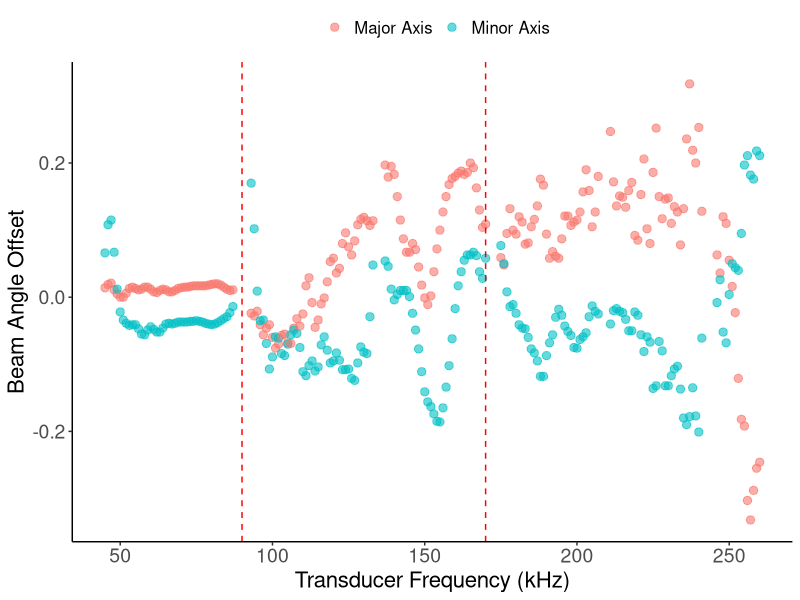
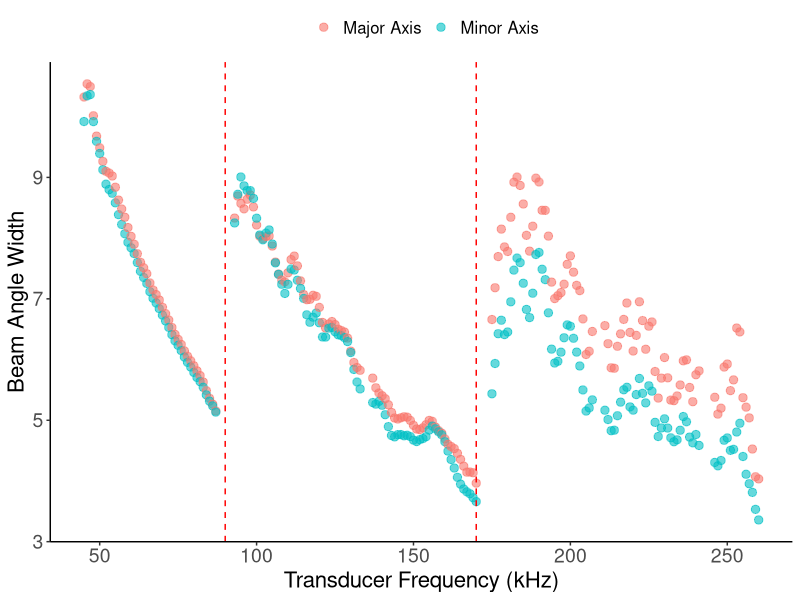
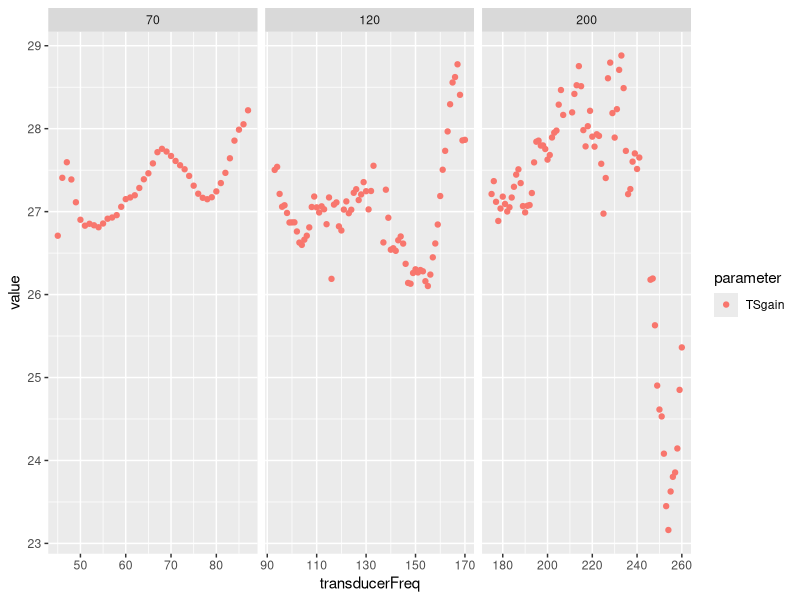
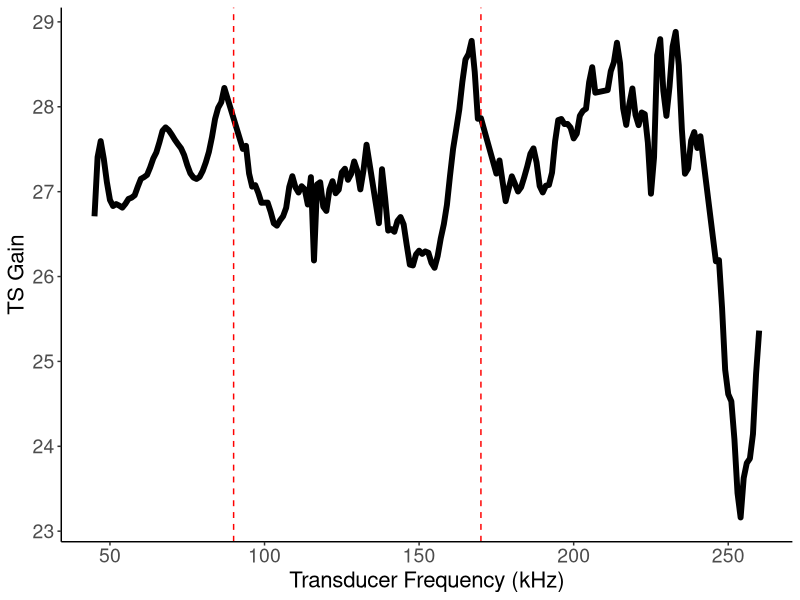
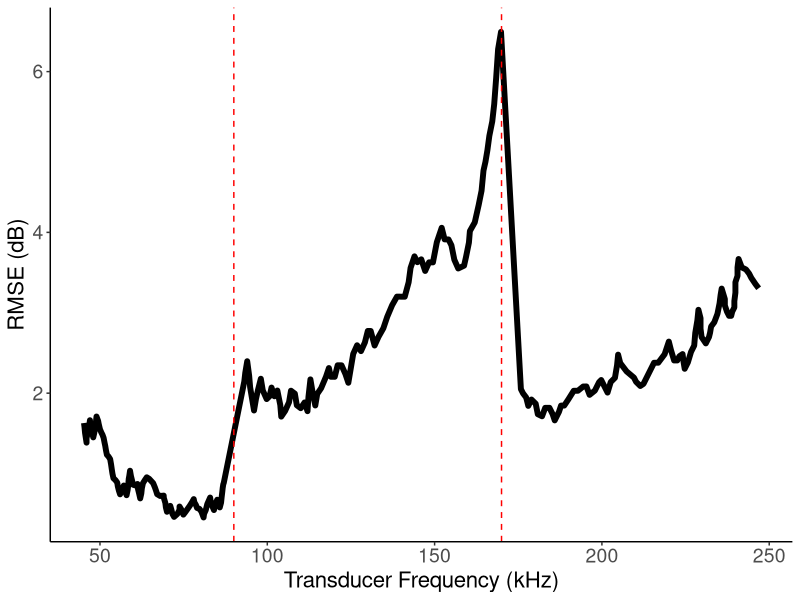

These charts were generated, in order, by the following R code:
### Visualizations of calibration parameters calculated via Echoview's calibration assistant
# AJR: 2023-04-23

library(tidyverse)

calDat <- read_csv("Calibration/pfest2022_calGainAndOffsets.csv")
errorDat <- read_csv("Calibration/rmse_freqSpecific_2022calFile.csv")
calDat$transducer <- factor(calDat$transducer)

calDatLong <- pivot_longer(calDat, cols= !c(transducerFreq,transducer),
                           names_to = "parameter")

pAngleOffset <- ggplot(subset(calDatLong,parameter %in% c("majorAxisAngleOffset","minorAxisAngleOffset"))) +
  geom_point(aes(x=transducerFreq,y=value, colour=parameter), size=2.5, alpha=0.6) +
  #facet_wrap(~transducer, nrow = 3, scales = "free") +
  theme_classic() +
  theme(axis.text = element_text(size=14),
        axis.title = element_text(size=16),
        strip.text = element_blank(),
        legend.text = element_text(size=12),
        legend.position  = "top") +
  ylab("Beam Angle Offset") +
  xlab("Transducer Frequency (kHz)") +
  labs(colour="") +
  geom_vline(xintercept=90, colour="red",linetype="dashed")+
  geom_vline(xintercept = 170, colour="red", linetype="dashed")+
  scale_colour_discrete(labels=c("Major Axis","Minor Axis"))
pAngleOffset

pBeamWidth <- ggplot(subset(calDatLong,parameter %in% c("majorAxisBeamWidth","minorAxisBeamWidth"))) +
  geom_point(aes(x=transducerFreq,y=value, colour=parameter), size=2.5, alpha=0.6) +
  #facet_wrap(~transducer, nrow = 3, scales = "free") +
  theme_classic() +
  theme(axis.text = element_text(size=14),
        axis.title = element_text(size=16),
        strip.text = element_blank(),
        legend.text = element_text(size=12),
        legend.position  = "top") +
  ylab("Beam Angle Width") +
  xlab("Transducer Frequency (kHz)") +
  labs(colour="") +
  geom_vline(xintercept=90, colour="red",linetype="dashed")+
  geom_vline(xintercept = 170, colour="red", linetype="dashed")+
  scale_colour_discrete(labels=c("Major Axis","Minor Axis"))
pBeamWidth

pGain <- ggplot(subset(calDatLong,parameter == "TSgain")) +
  geom_point(aes(x=transducerFreq,y=value, colour=parameter)) +
  facet_wrap(~transducer, nrow = 1, scales = "free_x")
pGain

pGain <- ggplot(subset(calDatLong,parameter == "TSgain")) +
  geom_line(aes(x=transducerFreq,y=value),linewidth=2) +
  theme_classic() +
  theme(axis.text = element_text(size=14),
        axis.title = element_text(size=16)) +
  ylab("TS Gain") +
  geom_vline(xintercept=90, colour="red",linetype="dashed")+
  geom_vline(xintercept = 170, colour="red", linetype="dashed")+
  xlab("Transducer Frequency (kHz)")
pGain

pRMSE <- ggplot(errorDat)+
  geom_line(aes(x=frequency, y=rmse), linewidth=2) +
  theme_classic() +
  theme(axis.text = element_text(size=14),
        axis.title = element_text(size=16)) +
  ylab("RMSE (dB)") +
  geom_vline(xintercept=90, colour="red",linetype="dashed")+
  geom_vline(xintercept = 170, colour="red", linetype="dashed")+
  xlab("Transducer Frequency (kHz)")
pRMSE

